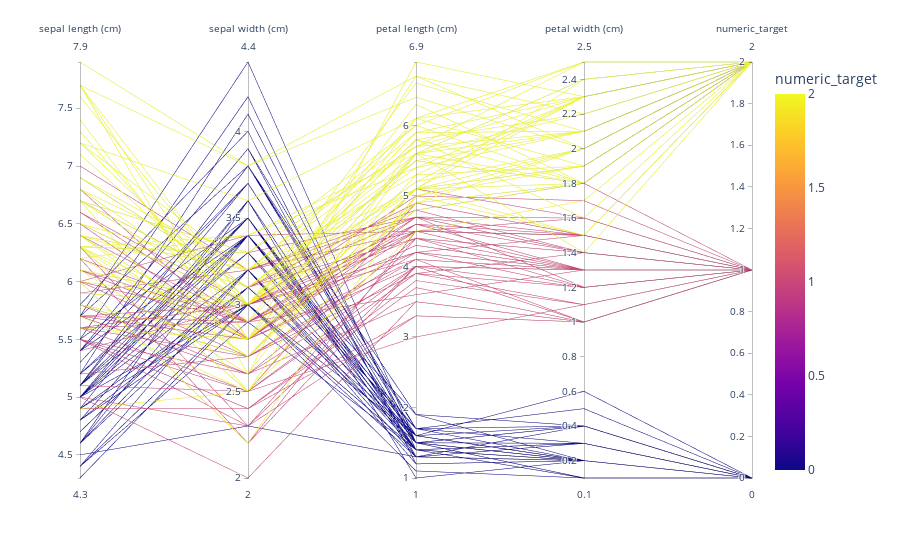

The notebook cell this image was saved under:
### Code cell
# make parallel coordinates

# change target to numeric
df["numeric_target"]=df["target"].replace({v:k for k, v in enumerate(df["target"].unique())})
px.parallel_coordinates(df, color="numeric_target")

### Figure 1 — Plotly figure (JSON) as saved in the notebook; plotly's stock layout.template omitted (floating-point values rounded to 4 significant figures; data arrays with more than 128 entries replaced by an {"elided": "..."} marker saying what was removed)
{"data": [{"dimensions": [{"label": "sepal length (cm)", "values": {"elided": "150 float values"}}, {"label": "sepal width (cm)", "values": {"elided": "150 float values"}}, {"label": "petal length (cm)", "values": {"elided": "150 float values"}}, {"label": "petal width (cm)", "values": {"elided": "150 float values"}}, {"label": "numeric_target", "values": {"elided": "150 int values"}}], "domain": {"x": [0, 1], "y": [0, 1]}, "line": {"color": {"elided": "150 int values"}, "coloraxis": "coloraxis"}, "name": "", "type": "parcoords"}], "layout": {"coloraxis": {"colorbar": {"title": {"text": "numeric_target"}}, "colorscale": [[0, "#0d0887"], [0.1111, "#46039f"], [0.2222, "#7201a8"], [0.3333, "#9c179e"], [0.4444, "#bd3786"], [0.5556, "#d8576b"], [0.6667, "#ed7953"], [0.7778, "#fb9f3a"], [0.8889, "#fdca26"], [1, "#f0f921"]]}, "legend": {"tracegroupgap": 0}, "margin": {"t": 60}}}
